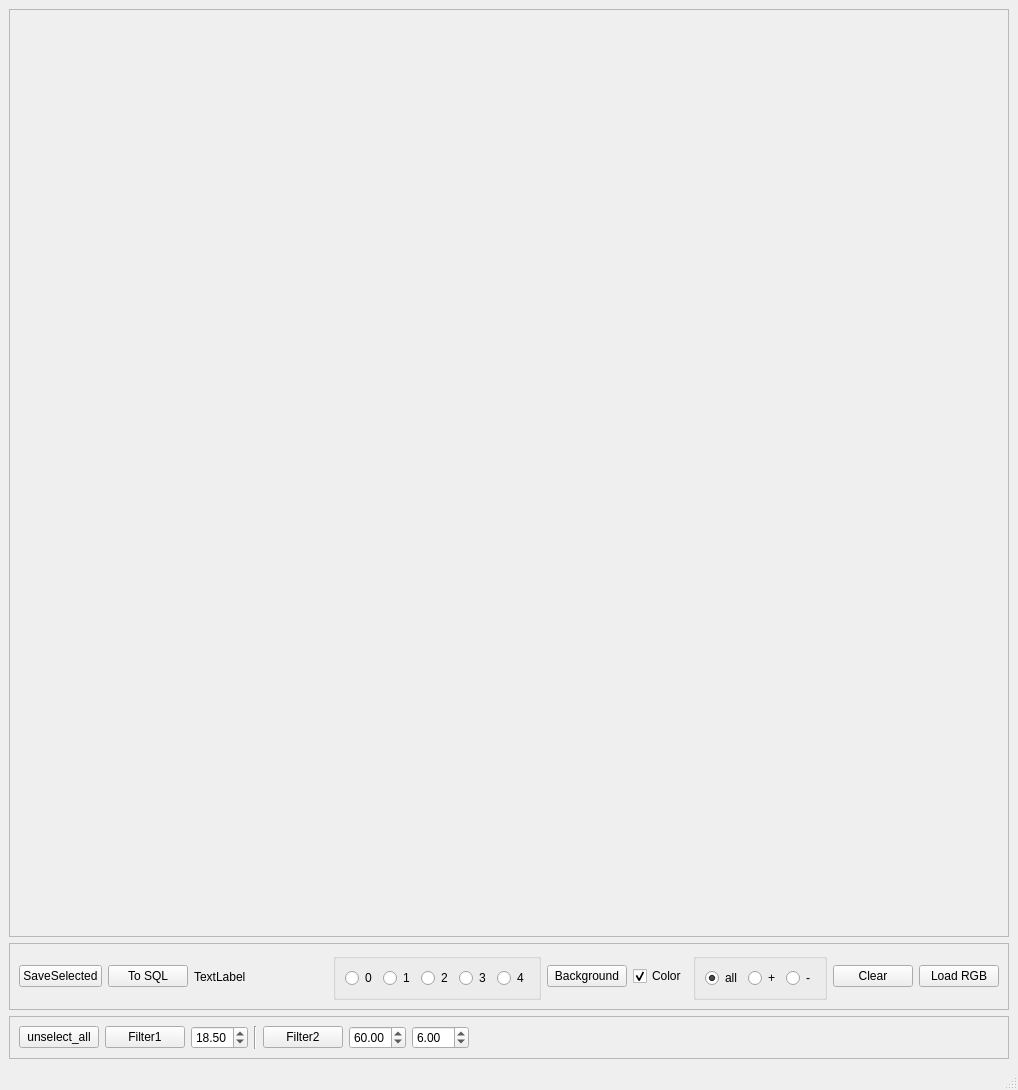
<?xml version="1.0" encoding="UTF-8"?>
<ui version="4.0">
 <class>MainWindow</class>
 <widget class="QMainWindow" name="MainWindow">
  <property name="geometry">
   <rect>
    <x>0</x>
    <y>0</y>
    <width>1018</width>
    <height>1090</height>
   </rect>
  </property>
  <property name="windowTitle">
   <string>MainWindow</string>
  </property>
  <widget class="QWidget" name="centralwidget">
   <layout class="QVBoxLayout" name="verticalLayout">
    <item>
     <widget class="QFrame" name="frame_chart">
      <property name="sizePolicy">
       <sizepolicy hsizetype="Expanding" vsizetype="Expanding">
        <horstretch>0</horstretch>
        <verstretch>0</verstretch>
       </sizepolicy>
      </property>
      <property name="minimumSize">
       <size>
        <width>900</width>
        <height>900</height>
       </size>
      </property>
      <property name="maximumSize">
       <size>
        <width>2000</width>
        <height>2000</height>
       </size>
      </property>
      <property name="frameShape">
       <enum>QFrame::StyledPanel</enum>
      </property>
      <property name="frameShadow">
       <enum>QFrame::Raised</enum>
      </property>
     </widget>
    </item>
    <item>
     <widget class="QFrame" name="frame_2">
      <property name="sizePolicy">
       <sizepolicy hsizetype="Preferred" vsizetype="Fixed">
        <horstretch>0</horstretch>
        <verstretch>0</verstretch>
       </sizepolicy>
      </property>
      <property name="frameShape">
       <enum>QFrame::StyledPanel</enum>
      </property>
      <property name="frameShadow">
       <enum>QFrame::Raised</enum>
      </property>
      <layout class="QHBoxLayout" name="horizontalLayout">
       <item>
        <widget class="QPushButton" name="pushButton_save_selected">
         <property name="text">
          <string>SaveSelected</string>
         </property>
        </widget>
       </item>
       <item>
        <widget class="QPushButton" name="pushButton_sqlupd">
         <property name="text">
          <string>To SQL</string>
         </property>
        </widget>
       </item>
       <item>
        <widget class="QLabel" name="label_rgb">
         <property name="text">
          <string>TextLabel</string>
         </property>
        </widget>
       </item>
       <item>
        <spacer name="horizontalSpacer">
         <property name="orientation">
          <enum>Qt::Horizontal</enum>
         </property>
         <property name="sizeHint" stdset="0">
          <size>
           <width>40</width>
           <height>20</height>
          </size>
         </property>
        </spacer>
       </item>
       <item>
        <widget class="QGroupBox" name="groupBox">
         <property name="title">
          <string/>
         </property>
         <layout class="QHBoxLayout" name="horizontalLayout_2">
          <item>
           <widget class="QRadioButton" name="radioButton_0">
            <property name="sizePolicy">
             <sizepolicy hsizetype="Fixed" vsizetype="Fixed">
              <horstretch>0</horstretch>
              <verstretch>0</verstretch>
             </sizepolicy>
            </property>
            <property name="text">
             <string>0</string>
            </property>
           </widget>
          </item>
          <item>
           <widget class="QRadioButton" name="radioButton_1">
            <property name="text">
             <string>1</string>
            </property>
           </widget>
          </item>
          <item>
           <widget class="QRadioButton" name="radioButton_2">
            <property name="text">
             <string>2</string>
            </property>
           </widget>
          </item>
          <item>
           <widget class="QRadioButton" name="radioButton_3">
            <property name="text">
             <string>3</string>
            </property>
           </widget>
          </item>
          <item>
           <widget class="QRadioButton" name="radioButton_4">
            <property name="text">
             <string>4</string>
            </property>
           </widget>
          </item>
         </layout>
        </widget>
       </item>
       <item>
        <widget class="QPushButton" name="pushButton_background_toggle">
         <property name="maximumSize">
          <size>
           <width>16777215</width>
           <height>16777215</height>
          </size>
         </property>
         <property name="text">
          <string>Background</string>
         </property>
         <property name="checkable">
          <bool>true</bool>
         </property>
        </widget>
       </item>
       <item>
        <widget class="QCheckBox" name="checkBox_isOwnColor">
         <property name="text">
          <string>Color</string>
         </property>
         <property name="checked">
          <bool>true</bool>
         </property>
        </widget>
       </item>
       <item>
        <widget class="QGroupBox" name="groupBox_2">
         <property name="title">
          <string/>
         </property>
         <layout class="QHBoxLayout" name="horizontalLayout_3">
          <item>
           <widget class="QRadioButton" name="radioButton_all">
            <property name="text">
             <string>all</string>
            </property>
            <property name="checked">
             <bool>true</bool>
            </property>
           </widget>
          </item>
          <item>
           <widget class="QRadioButton" name="radioButton_plus">
            <property name="text">
             <string>+</string>
            </property>
           </widget>
          </item>
          <item>
           <widget class="QRadioButton" name="radioButton_minus">
            <property name="text">
             <string>-</string>
            </property>
           </widget>
          </item>
         </layout>
        </widget>
       </item>
       <item>
        <widget class="QPushButton" name="pushButton_clear">
         <property name="text">
          <string>Clear</string>
         </property>
        </widget>
       </item>
       <item>
        <widget class="QPushButton" name="pushButton_load">
         <property name="text">
          <string>Load RGB</string>
         </property>
        </widget>
       </item>
      </layout>
     </widget>
    </item>
    <item>
     <widget class="QFrame" name="frame">
      <property name="frameShape">
       <enum>QFrame::StyledPanel</enum>
      </property>
      <property name="frameShadow">
       <enum>QFrame::Raised</enum>
      </property>
      <layout class="QHBoxLayout" name="horizontalLayout_4">
       <item>
        <widget class="QPushButton" name="pushButton_unselect_all">
         <property name="text">
          <string>unselect_all</string>
         </property>
        </widget>
       </item>
       <item>
        <widget class="QPushButton" name="pushButton_filter1">
         <property name="text">
          <string>Filter1</string>
         </property>
        </widget>
       </item>
       <item>
        <widget class="QDoubleSpinBox" name="doubleSpinBox_filter1">
         <property name="minimum">
          <double>3.000000000000000</double>
         </property>
         <property name="singleStep">
          <double>0.100000000000000</double>
         </property>
         <property name="value">
          <double>18.500000000000000</double>
         </property>
        </widget>
       </item>
       <item>
        <widget class="Line" name="line">
         <property name="orientation">
          <enum>Qt::Vertical</enum>
         </property>
        </widget>
       </item>
       <item>
        <widget class="QPushButton" name="pushButton_filter2">
         <property name="text">
          <string>Filter2</string>
         </property>
        </widget>
       </item>
       <item>
        <widget class="QDoubleSpinBox" name="doubleSpinBox_rcold">
         <property name="singleStep">
          <double>0.100000000000000</double>
         </property>
         <property name="value">
          <double>60.000000000000000</double>
         </property>
        </widget>
       </item>
       <item>
        <widget class="QDoubleSpinBox" name="doubleSpinBox_rwarm">
         <property name="decimals">
          <number>2</number>
         </property>
         <property name="singleStep">
          <double>0.100000000000000</double>
         </property>
         <property name="value">
          <double>6.000000000000000</double>
         </property>
        </widget>
       </item>
       <item>
        <spacer name="horizontalSpacer_2">
         <property name="orientation">
          <enum>Qt::Horizontal</enum>
         </property>
         <property name="sizeHint" stdset="0">
          <size>
           <width>40</width>
           <height>20</height>
          </size>
         </property>
        </spacer>
       </item>
      </layout>
     </widget>
    </item>
   </layout>
  </widget>
  <widget class="QMenuBar" name="menubar">
   <property name="geometry">
    <rect>
     <x>0</x>
     <y>0</y>
     <width>1018</width>
     <height>22</height>
    </rect>
   </property>
  </widget>
  <widget class="QStatusBar" name="statusbar"/>
 </widget>
 <resources/>
 <connections/>
</ui>
